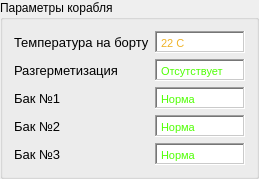
              <widget class="QGroupBox" name="groupBox_5">
               <property name="font">
                <font>
                 <pointsize>9</pointsize>
                </font>
               </property>
               <property name="title">
                <string>Параметры корабля</string>
               </property>
               <layout class="QVBoxLayout" name="verticalLayout_7">
                <item>
                 <layout class="QHBoxLayout" name="horizontalLayout_15">
                  <item>
                   <widget class="QLabel" name="label_10">
                    <property name="minimumSize">
                     <size>
                      <width>120</width>
                      <height>0</height>
                     </size>
                    </property>
                    <property name="font">
                     <font>
                      <pointsize>10</pointsize>
                     </font>
                    </property>
                    <property name="text">
                     <string>Температура на борту</string>
                    </property>
                   </widget>
                  </item>
                  <item>
                   <widget class="QTextEdit" name="textEdit_6">
                    <property name="sizePolicy">
                     <sizepolicy hsizetype="Preferred" vsizetype="Expanding">
                      <horstretch>0</horstretch>
                      <verstretch>0</verstretch>
                     </sizepolicy>
                    </property>
                    <property name="minimumSize">
                     <size>
                      <width>85</width>
                      <height>0</height>
                     </size>
                    </property>
                    <property name="maximumSize">
                     <size>
                      <width>90</width>
                      <height>22</height>
                     </size>
                    </property>
                    <property name="font">
                     <font>
                      <pointsize>11</pointsize>
                     </font>
                    </property>
                    <property name="frameShape">
                     <enum>QFrame::WinPanel</enum>
                    </property>
                    <property name="frameShadow">
                     <enum>QFrame::Sunken</enum>
                    </property>
                    <property name="verticalScrollBarPolicy">
                     <enum>Qt::ScrollBarAlwaysOff</enum>
                    </property>
                    <property name="horizontalScrollBarPolicy">
                     <enum>Qt::ScrollBarAlwaysOff</enum>
                    </property>
                    <property name="html">
                     <string>&lt;!DOCTYPE HTML PUBLIC &quot;-//W3C//DTD HTML 4.0//EN&quot; &quot;http://www.w3.org/TR/REC-html40/strict.dtd&quot;&gt;
&lt;html&gt;&lt;head&gt;&lt;meta name=&quot;qrichtext&quot; content=&quot;1&quot; /&gt;&lt;meta charset=&quot;utf-8&quot; /&gt;&lt;style type=&quot;text/css&quot;&gt;
p, li { white-space: pre-wrap; }
hr { height: 1px; border-width: 0; }
li.unchecked::marker { content: &quot;\2610&quot;; }
li.checked::marker { content: &quot;\2612&quot;; }
&lt;/style&gt;&lt;/head&gt;&lt;body style=&quot; font-family:'Segoe UI'; font-size:11pt; font-weight:400; font-style:normal;&quot;&gt;
&lt;p style=&quot; margin-top:0px; margin-bottom:0px; margin-left:0px; margin-right:0px; -qt-block-indent:0; text-indent:0px;&quot;&gt;&lt;span style=&quot; font-family:'MS Shell Dlg 2'; font-size:8.25pt; color:#efb328;&quot;&gt;22 С&lt;/span&gt;&lt;/p&gt;&lt;/body&gt;&lt;/html&gt;</string>
                    </property>
                   </widget>
                  </item>
                 </layout>
                </item>
                <item>
                 <layout class="QHBoxLayout" name="horizontalLayout_16">
                  <item>
                   <widget class="QLabel" name="label_11">
                    <property name="minimumSize">
                     <size>
                      <width>120</width>
                      <height>0</height>
                     </size>
                    </property>
                    <property name="font">
                     <font>
                      <pointsize>10</pointsize>
                     </font>
                    </property>
                    <property name="text">
                     <string>Разгерметизация</string>
                    </property>
                   </widget>
                  </item>
                  <item>
                   <widget class="QTextEdit" name="textEdit_7">
                    <property name="sizePolicy">
                     <sizepolicy hsizetype="Preferred" vsizetype="Expanding">
                      <horstretch>0</horstretch>
                      <verstretch>0</verstretch>
                     </sizepolicy>
                    </property>
                    <property name="minimumSize">
                     <size>
                      <width>85</width>
                      <height>0</height>
                     </size>
                    </property>
                    <property name="maximumSize">
                     <size>
                      <width>90</width>
                      <height>22</height>
                     </size>
                    </property>
                    <property name="font">
                     <font>
                      <pointsize>11</pointsize>
                     </font>
                    </property>
                    <property name="frameShape">
                     <enum>QFrame::WinPanel</enum>
                    </property>
                    <property name="frameShadow">
                     <enum>QFrame::Sunken</enum>
                    </property>
                    <property name="verticalScrollBarPolicy">
                     <enum>Qt::ScrollBarAlwaysOff</enum>
                    </property>
                    <property name="horizontalScrollBarPolicy">
                     <enum>Qt::ScrollBarAlwaysOff</enum>
                    </property>
                    <property name="html">
                     <string>&lt;!DOCTYPE HTML PUBLIC &quot;-//W3C//DTD HTML 4.0//EN&quot; &quot;http://www.w3.org/TR/REC-html40/strict.dtd&quot;&gt;
&lt;html&gt;&lt;head&gt;&lt;meta name=&quot;qrichtext&quot; content=&quot;1&quot; /&gt;&lt;meta charset=&quot;utf-8&quot; /&gt;&lt;style type=&quot;text/css&quot;&gt;
p, li { white-space: pre-wrap; }
hr { height: 1px; border-width: 0; }
li.unchecked::marker { content: &quot;\2610&quot;; }
li.checked::marker { content: &quot;\2612&quot;; }
&lt;/style&gt;&lt;/head&gt;&lt;body style=&quot; font-family:'Segoe UI'; font-size:11pt; font-weight:400; font-style:normal;&quot;&gt;
&lt;p style=&quot; margin-top:0px; margin-bottom:0px; margin-left:0px; margin-right:0px; -qt-block-indent:0; text-indent:0px;&quot;&gt;&lt;span style=&quot; font-family:'MS Shell Dlg 2'; font-size:8.25pt; color:#50ff05;&quot;&gt;Отсутствует&lt;/span&gt;&lt;/p&gt;&lt;/body&gt;&lt;/html&gt;</string>
                    </property>
                   </widget>
                  </item>
                 </layout>
                </item>
                <item>
                 <layout class="QHBoxLayout" name="horizontalLayout_17">
                  <item>
                   <widget class="QLabel" name="label_12">
                    <property name="minimumSize">
                     <size>
                      <width>120</width>
                      <height>0</height>
                     </size>
                    </property>
                    <property name="font">
                     <font>
                      <pointsize>10</pointsize>
                     </font>
                    </property>
                    <property name="text">
                     <string>Бак №1</string>
                    </property>
                   </widget>
                  </item>
                  <item>
                   <widget class="QTextEdit" name="textEdit_10">
                    <property name="sizePolicy">
                     <sizepolicy hsizetype="Preferred" vsizetype="Expanding">
                      <horstretch>0</horstretch>
                      <verstretch>0</verstretch>
                     </sizepolicy>
                    </property>
                    <property name="minimumSize">
                     <size>
                      <width>85</width>
                      <height>0</height>
                     </size>
                    </property>
                    <property name="maximumSize">
                     <size>
                      <width>90</width>
                      <height>22</height>
                     </size>
                    </property>
                    <property name="font">
                     <font>
                      <pointsize>11</pointsize>
                     </font>
                    </property>
                    <property name="frameShape">
                     <enum>QFrame::WinPanel</enum>
                    </property>
                    <property name="frameShadow">
                     <enum>QFrame::Sunken</enum>
                    </property>
                    <property name="verticalScrollBarPolicy">
                     <enum>Qt::ScrollBarAlwaysOff</enum>
                    </property>
                    <property name="horizontalScrollBarPolicy">
                     <enum>Qt::ScrollBarAlwaysOff</enum>
                    </property>
                    <property name="html">
                     <string>&lt;!DOCTYPE HTML PUBLIC &quot;-//W3C//DTD HTML 4.0//EN&quot; &quot;http://www.w3.org/TR/REC-html40/strict.dtd&quot;&gt;
&lt;html&gt;&lt;head&gt;&lt;meta name=&quot;qrichtext&quot; content=&quot;1&quot; /&gt;&lt;meta charset=&quot;utf-8&quot; /&gt;&lt;style type=&quot;text/css&quot;&gt;
p, li { white-space: pre-wrap; }
hr { height: 1px; border-width: 0; }
li.unchecked::marker { content: &quot;\2610&quot;; }
li.checked::marker { content: &quot;\2612&quot;; }
&lt;/style&gt;&lt;/head&gt;&lt;body style=&quot; font-family:'Segoe UI'; font-size:11pt; font-weight:400; font-style:normal;&quot;&gt;
&lt;p style=&quot; margin-top:0px; margin-bottom:0px; margin-left:0px; margin-right:0px; -qt-block-indent:0; text-indent:0px;&quot;&gt;&lt;span style=&quot; font-family:'MS Shell Dlg 2'; font-size:8.25pt; color:#50ff05;&quot;&gt;Норма&lt;/span&gt;&lt;/p&gt;&lt;/body&gt;&lt;/html&gt;</string>
                    </property>
                   </widget>
                  </item>
                 </layout>
                </item>
                <item>
                 <layout class="QHBoxLayout" name="horizontalLayout_18">
                  <item>
                   <widget class="QLabel" name="label_13">
                    <property name="minimumSize">
                     <size>
                      <width>120</width>
                      <height>0</height>
                     </size>
                    </property>
                    <property name="font">
                     <font>
                      <pointsize>10</pointsize>
                     </font>
                    </property>
                    <property name="text">
                     <string>Бак №2</string>
                    </property>
                   </widget>
                  </item>
                  <item>
                   <widget class="QTextEdit" name="textEdit_13">
                    <property name="sizePolicy">
                     <sizepolicy hsizetype="Preferred" vsizetype="Expanding">
                      <horstretch>0</horstretch>
                      <verstretch>0</verstretch>
                     </sizepolicy>
                    </property>
                    <property name="minimumSize">
                     <size>
                      <width>85</width>
                      <height>0</height>
                     </size>
                    </property>
                    <property name="maximumSize">
                     <size>
                      <width>90</width>
                      <height>22</height>
                     </size>
                    </property>
                    <property name="font">
                     <font>
                      <pointsize>11</pointsize>
                     </font>
                    </property>
                    <property name="frameShape">
                     <enum>QFrame::WinPanel</enum>
                    </property>
                    <property name="frameShadow">
                     <enum>QFrame::Sunken</enum>
                    </property>
                    <property name="verticalScrollBarPolicy">
                     <enum>Qt::ScrollBarAlwaysOff</enum>
                    </property>
                    <property name="horizontalScrollBarPolicy">
                     <enum>Qt::ScrollBarAlwaysOff</enum>
                    </property>
                    <property name="html">
                     <string>&lt;!DOCTYPE HTML PUBLIC &quot;-//W3C//DTD HTML 4.0//EN&quot; &quot;http://www.w3.org/TR/REC-html40/strict.dtd&quot;&gt;
&lt;html&gt;&lt;head&gt;&lt;meta name=&quot;qrichtext&quot; content=&quot;1&quot; /&gt;&lt;meta charset=&quot;utf-8&quot; /&gt;&lt;style type=&quot;text/css&quot;&gt;
p, li { white-space: pre-wrap; }
hr { height: 1px; border-width: 0; }
li.unchecked::marker { content: &quot;\2610&quot;; }
li.checked::marker { content: &quot;\2612&quot;; }
&lt;/style&gt;&lt;/head&gt;&lt;body style=&quot; font-family:'Segoe UI'; font-size:11pt; font-weight:400; font-style:normal;&quot;&gt;
&lt;p style=&quot; margin-top:0px; margin-bottom:0px; margin-left:0px; margin-right:0px; -qt-block-indent:0; text-indent:0px;&quot;&gt;&lt;span style=&quot; font-family:'MS Shell Dlg 2'; font-size:8.25pt; color:#50ff05;&quot;&gt;Норма&lt;/span&gt;&lt;/p&gt;&lt;/body&gt;&lt;/html&gt;</string>
                    </property>
                   </widget>
                  </item>
                 </layout>
                </item>
                <item>
                 <layout class="QHBoxLayout" name="horizontalLayout_19">
                  <item>
                   <widget class="QLabel" name="label_14">
                    <property name="minimumSize">
                     <size>
                      <width>120</width>
                      <height>0</height>
                     </size>
                    </property>
                    <property name="font">
                     <font>
                      <pointsize>10</pointsize>
                     </font>
                    </property>
                    <property name="text">
                     <string>Бак №3</string>
                    </property>
                   </widget>
                  </item>
                  <item>
                   <widget class="QTextEdit" name="textEdit_16">
                    <property name="sizePolicy">
                     <sizepolicy hsizetype="Preferred" vsizetype="Expanding">
                      <horstretch>0</horstretch>
                      <verstretch>0</verstretch>
                     </sizepolicy>
                    </property>
                    <property name="minimumSize">
                     <size>
                      <width>85</width>
                      <height>0</height>
                     </size>
                    </property>
                    <property name="maximumSize">
                     <size>
                      <width>90</width>
                      <height>22</height>
                     </size>
                    </property>
                    <property name="font">
                     <font>
                      <pointsize>11</pointsize>
                     </font>
                    </property>
                    <property name="frameShape">
                     <enum>QFrame::WinPanel</enum>
                    </property>
                    <property name="frameShadow">
                     <enum>QFrame::Sunken</enum>
                    </property>
                    <property name="verticalScrollBarPolicy">
                     <enum>Qt::ScrollBarAlwaysOff</enum>
                    </property>
                    <property name="horizontalScrollBarPolicy">
                     <enum>Qt::ScrollBarAlwaysOff</enum>
                    </property>
                    <property name="html">
                     <string>&lt;!DOCTYPE HTML PUBLIC &quot;-//W3C//DTD HTML 4.0//EN&quot; &quot;http://www.w3.org/TR/REC-html40/strict.dtd&quot;&gt;
&lt;html&gt;&lt;head&gt;&lt;meta name=&quot;qrichtext&quot; content=&quot;1&quot; /&gt;&lt;meta charset=&quot;utf-8&quot; /&gt;&lt;style type=&quot;text/css&quot;&gt;
p, li { white-space: pre-wrap; }
hr { height: 1px; border-width: 0; }
li.unchecked::marker { content: &quot;\2610&quot;; }
li.checked::marker { content: &quot;\2612&quot;; }
&lt;/style&gt;&lt;/head&gt;&lt;body style=&quot; font-family:'Segoe UI'; font-size:11pt; font-weight:400; font-style:normal;&quot;&gt;
&lt;p style=&quot; margin-top:0px; margin-bottom:0px; margin-left:0px; margin-right:0px; -qt-block-indent:0; text-indent:0px;&quot;&gt;&lt;span style=&quot; font-family:'MS Shell Dlg 2'; font-size:8.25pt; color:#50ff05;&quot;&gt;Норма&lt;/span&gt;&lt;/p&gt;&lt;/body&gt;&lt;/html&gt;</string>
                    </property>
                   </widget>
                  </item>
                 </layout>
                </item>
               </layout>
              </widget>
